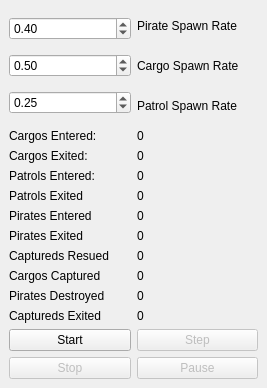
<?xml version="1.0" encoding="UTF-8"?>
<ui version="4.0">
 <class>SimSettingsDialog</class>
 <widget class="QMainWindow" name="SimSettingsDialog">
  <property name="geometry">
   <rect>
    <x>0</x>
    <y>0</y>
    <width>267</width>
    <height>388</height>
   </rect>
  </property>
  <property name="windowTitle">
   <string>Simulation Control</string>
  </property>
  <widget class="QWidget" name="verticalLayoutWidget">
   <layout class="QVBoxLayout" name="verticalLayout">
    <item>
     <layout class="QHBoxLayout" name="horizontalLayout">
      <item>
       <layout class="QVBoxLayout" name="verticalLayout_2">
        <item>
         <widget class="QDoubleSpinBox" name="PirateSpinBox">
          <property name="maximum">
           <double>1.000000000000000</double>
          </property>
          <property name="singleStep">
           <double>0.050000000000000</double>
          </property>
          <property name="value">
           <double>0.400000000000000</double>
          </property>
         </widget>
        </item>
        <item>
         <widget class="QDoubleSpinBox" name="CargoSpinBox">
          <property name="maximum">
           <double>1.000000000000000</double>
          </property>
          <property name="singleStep">
           <double>0.050000000000000</double>
          </property>
          <property name="value">
           <double>0.500000000000000</double>
          </property>
         </widget>
        </item>
        <item>
         <widget class="QDoubleSpinBox" name="PatrolSpinBox">
          <property name="maximum">
           <double>1.000000000000000</double>
          </property>
          <property name="singleStep">
           <double>0.050000000000000</double>
          </property>
          <property name="value">
           <double>0.250000000000000</double>
          </property>
         </widget>
        </item>
       </layout>
      </item>
      <item>
       <layout class="QVBoxLayout" name="verticalLayout_3">
        <item>
         <widget class="QLabel" name="label_2">
          <property name="text">
           <string>Pirate Spawn Rate</string>
          </property>
         </widget>
        </item>
        <item>
         <widget class="QLabel" name="label_3">
          <property name="text">
           <string>Cargo Spawn Rate</string>
          </property>
         </widget>
        </item>
        <item>
         <widget class="QLabel" name="label">
          <property name="text">
           <string>Patrol Spawn Rate</string>
          </property>
         </widget>
        </item>
       </layout>
      </item>
     </layout>
    </item>
    <item>
     <layout class="QHBoxLayout" name="horizontalLayout_4">
      <item>
       <layout class="QVBoxLayout" name="verticalLayout_4">
        <item>
         <widget class="QLabel" name="label_4">
          <property name="text">
           <string>Cargos Entered:</string>
          </property>
         </widget>
        </item>
        <item>
         <widget class="QLabel" name="label_6">
          <property name="text">
           <string>Cargos Exited:</string>
          </property>
         </widget>
        </item>
        <item>
         <widget class="QLabel" name="label_5">
          <property name="text">
           <string>Patrols Entered:</string>
          </property>
         </widget>
        </item>
        <item>
         <widget class="QLabel" name="label_7">
          <property name="text">
           <string>Patrols Exited</string>
          </property>
         </widget>
        </item>
        <item>
         <widget class="QLabel" name="label_8">
          <property name="text">
           <string>Pirates Entered</string>
          </property>
         </widget>
        </item>
        <item>
         <widget class="QLabel" name="label_9">
          <property name="text">
           <string>Pirates Exited</string>
          </property>
         </widget>
        </item>
        <item>
         <widget class="QLabel" name="label_13">
          <property name="text">
           <string>Captureds Resued</string>
          </property>
         </widget>
        </item>
        <item>
         <widget class="QLabel" name="label_11">
          <property name="text">
           <string>Cargos Captured</string>
          </property>
         </widget>
        </item>
        <item>
         <widget class="QLabel" name="label_10">
          <property name="text">
           <string>Pirates Destroyed</string>
          </property>
         </widget>
        </item>
        <item>
         <widget class="QLabel" name="label_12">
          <property name="text">
           <string>Captureds Exited</string>
          </property>
         </widget>
        </item>
       </layout>
      </item>
      <item>
       <layout class="QVBoxLayout" name="verticalLayout_5">
        <item>
         <widget class="QLabel" name="CargoEnterLabel">
          <property name="text">
           <string>0</string>
          </property>
         </widget>
        </item>
        <item>
         <widget class="QLabel" name="CargoExitLabel">
          <property name="text">
           <string>0</string>
          </property>
         </widget>
        </item>
        <item>
         <widget class="QLabel" name="PatrolEnterLabel">
          <property name="text">
           <string>0</string>
          </property>
         </widget>
        </item>
        <item>
         <widget class="QLabel" name="PatrolExitLabel">
          <property name="text">
           <string>0</string>
          </property>
         </widget>
        </item>
        <item>
         <widget class="QLabel" name="PirateEnterLabel">
          <property name="text">
           <string>0</string>
          </property>
         </widget>
        </item>
        <item>
         <widget class="QLabel" name="PirateExitLabel">
          <property name="text">
           <string>0</string>
          </property>
         </widget>
        </item>
        <item>
         <widget class="QLabel" name="CapturedRescueLabel">
          <property name="text">
           <string>0</string>
          </property>
         </widget>
        </item>
        <item>
         <widget class="QLabel" name="CargosCapturedLabel">
          <property name="text">
           <string>0</string>
          </property>
         </widget>
        </item>
        <item>
         <widget class="QLabel" name="PiratesDestroyedLabel">
          <property name="text">
           <string>0</string>
          </property>
         </widget>
        </item>
        <item>
         <widget class="QLabel" name="CapturedsExitedLabel">
          <property name="text">
           <string>0</string>
          </property>
         </widget>
        </item>
       </layout>
      </item>
     </layout>
    </item>
    <item>
     <layout class="QHBoxLayout" name="horizontalLayout_2">
      <property name="spacing">
       <number>6</number>
      </property>
      <property name="sizeConstraint">
       <enum>QLayout::SetFixedSize</enum>
      </property>
      <item>
       <layout class="QVBoxLayout" name="verticalLayout_6">
        <item>
         <widget class="QPushButton" name="StartButton">
          <property name="text">
           <string>Start</string>
          </property>
         </widget>
        </item>
        <item>
         <widget class="QPushButton" name="StopButton">
          <property name="enabled">
           <bool>false</bool>
          </property>
          <property name="text">
           <string>Stop</string>
          </property>
         </widget>
        </item>
       </layout>
      </item>
      <item>
       <layout class="QVBoxLayout" name="verticalLayout_7">
        <property name="spacing">
         <number>6</number>
        </property>
        <item>
         <widget class="QPushButton" name="StepButton">
          <property name="enabled">
           <bool>false</bool>
          </property>
          <property name="text">
           <string>Step</string>
          </property>
         </widget>
        </item>
        <item>
         <widget class="QPushButton" name="PauseButton">
          <property name="enabled">
           <bool>false</bool>
          </property>
          <property name="text">
           <string>Pause</string>
          </property>
         </widget>
        </item>
       </layout>
      </item>
     </layout>
    </item>
   </layout>
  </widget>
 </widget>
 <resources/>
 <connections/>
</ui>
